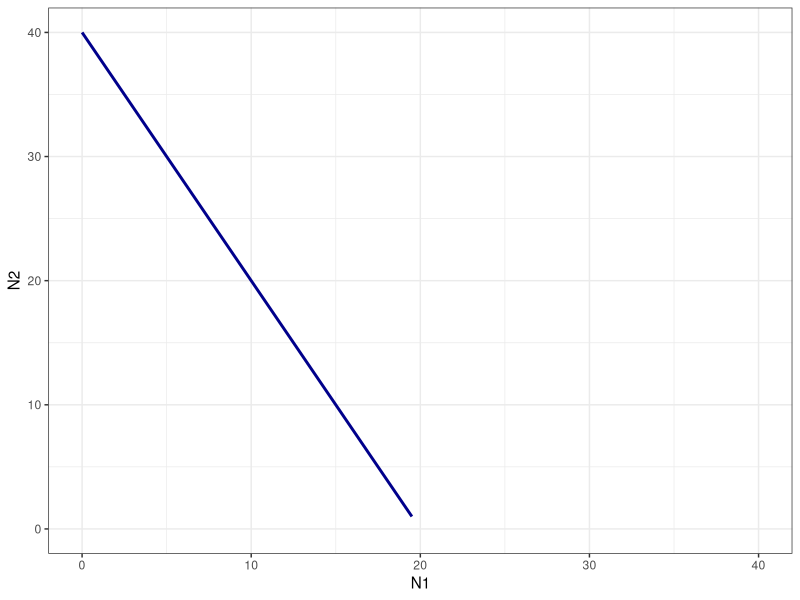
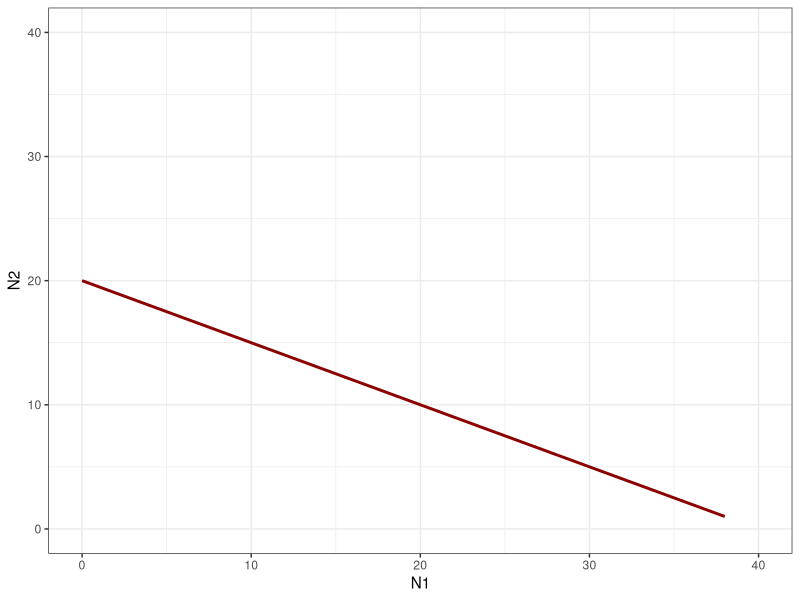
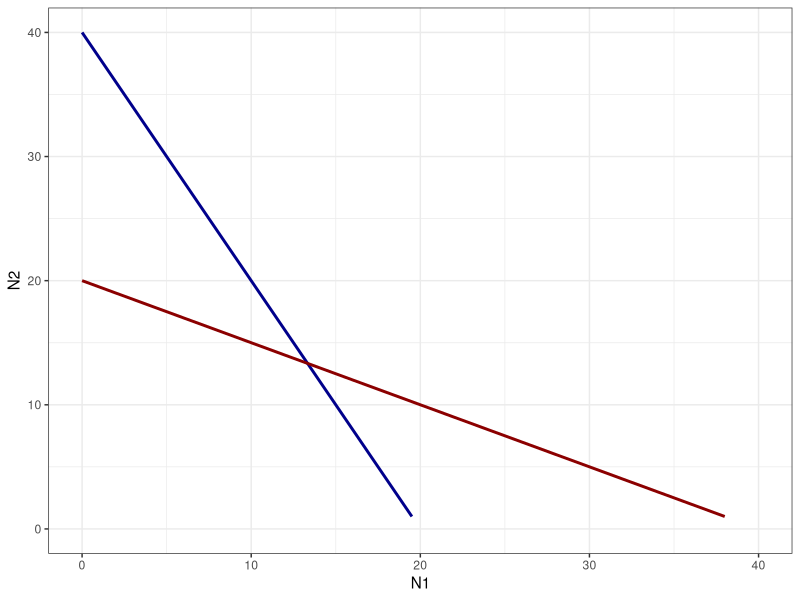
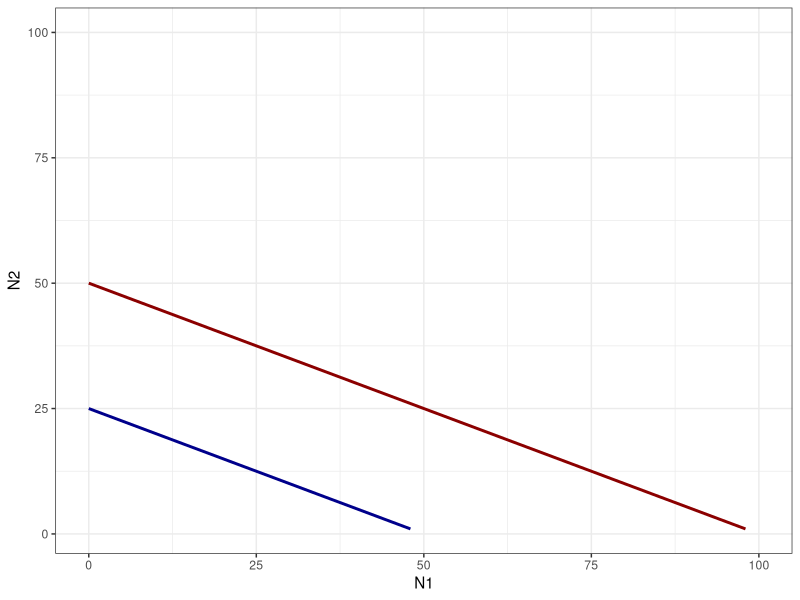
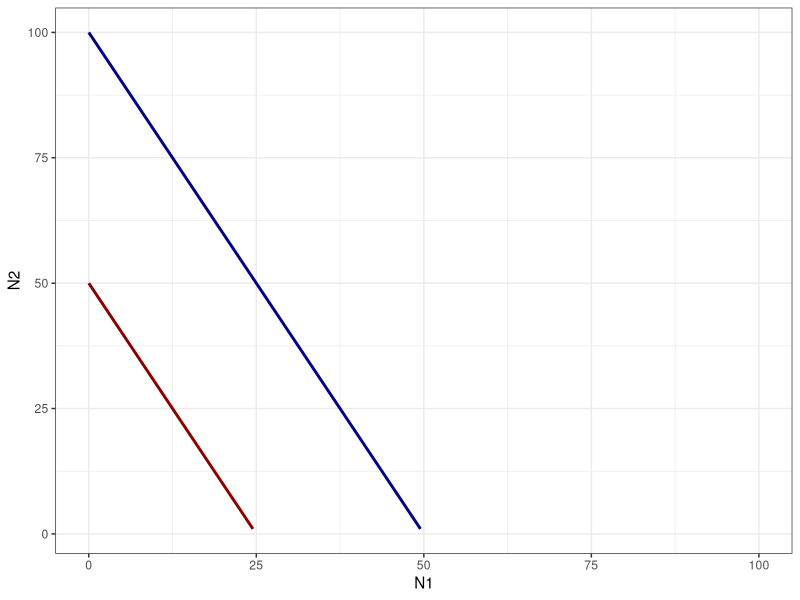
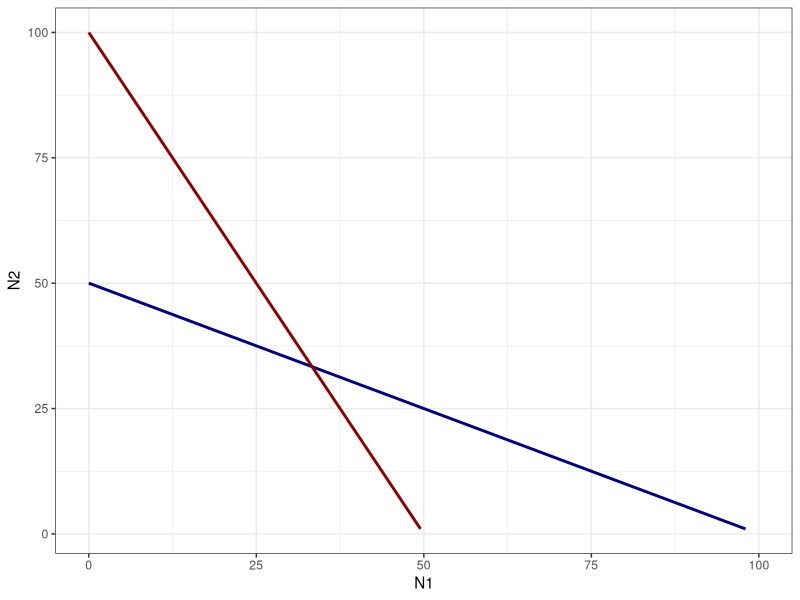
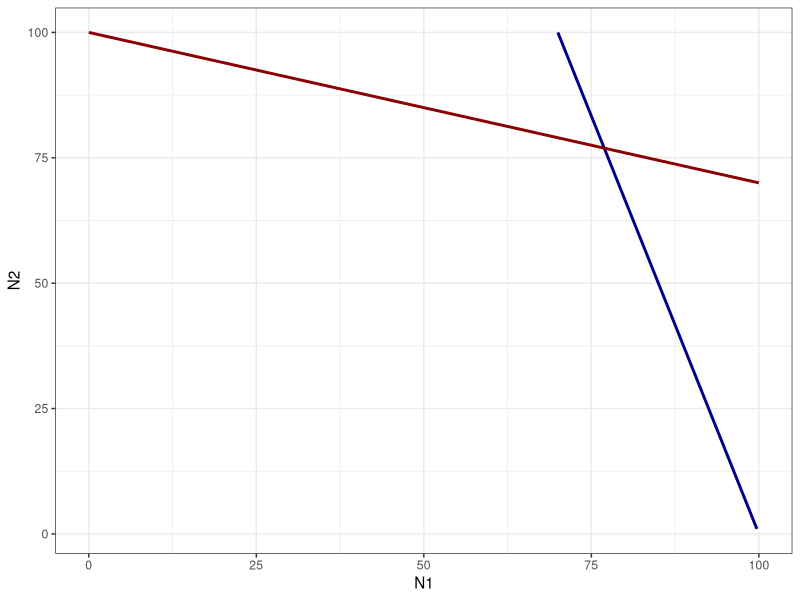
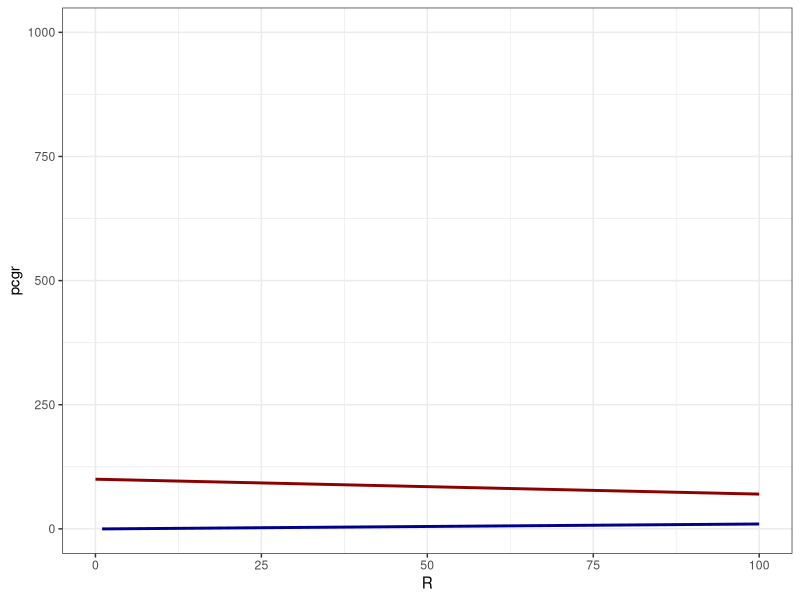

Recreate these plots in R, in order.
# Equilibrium LV conditions per eq. 7.3 and 7.4

sp1_zngi <- function(k1,a12,N2){
  N1 <- k1 - (a12*N2)
  return(N1)
}

sp2_zngi <- function(k2,a21,N2){
  N1 <- (k2-N2)/a21
  return(N1)
}

library(ggplot2)
library(tidyverse)

data.frame(N2 = 1:100)%>%
  mutate(N1 = sp1_zngi(k1 = 20,a12 = .5,N2 = N2)) %>%
  ggplot(mapping = aes(x=N1,y=N2))+
  geom_line(color="darkblue",linewidth=1)+
  # geom_line(data = data.frame(N2 = 1:100)%>%
  #             mutate(N1 = sp2_zngi(k2 = 20,a21 = .5,N2 = N2)),
  #           mapping = aes(x=N1,y=N2),
  #           color="darkred",
  #           linewidth = 1)+
  xlim(c(0,40))+
  ylim(c(0,40))+
  theme_bw()

data.frame(N2 = 1:100)%>%
  mutate(N1 = sp1_zngi(k1 = 20,a12 = .5,N2 = N2)) %>%
  ggplot(mapping = aes(x=N1,y=N2))+
  #geom_line(color="darkblue",linewidth=1)+
  geom_line(data = data.frame(N2 = 1:100)%>%
              mutate(N1 = sp2_zngi(k2 = 20,a21 = .5,N2 = N2)),
            mapping = aes(x=N1,y=N2),
            color="darkred",
            linewidth = 1)+
  xlim(c(0,40))+
  ylim(c(0,40))+
  theme_bw()


#stable

data.frame(N2 = 1:100)%>%
  mutate(N1 = sp1_zngi(k1 = 20,a12 = .5,N2 = N2)) %>%
  ggplot(mapping = aes(x=N1,y=N2))+
  geom_line(color="darkblue",linewidth=1)+
  geom_line(data = data.frame(N2 = 1:100)%>%
              mutate(N1 = sp2_zngi(k2 = 20,a21 = .5,N2 = N2)),
            mapping = aes(x=N1,y=N2),
            color="darkred",
            linewidth = 1)+
  xlim(c(0,40))+
  ylim(c(0,40))+
  theme_bw()
  


#sp2 wins

data.frame(N2 = 1:100)%>%
  mutate(N1 = sp1_zngi(k1 = 50,a12 = 2,N2 = N2)) %>%
  ggplot(mapping = aes(x=N1,y=N2))+
  geom_line(color="darkblue",linewidth=1)+
  geom_line(data = data.frame(N2 = 1:100)%>%
              mutate(N1 = sp2_zngi(k2 = 50,a21 = .5,N2 = N2)),
            mapping = aes(x=N1,y=N2),
            color="darkred",
            linewidth = 1)+
  xlim(c(0,100))+
  theme_bw()

#sp1 wins
data.frame(N2 = 1:100)%>%
  mutate(N1 = sp1_zngi(k1 = 50,a12 = .5,N2 = N2)) %>%
  ggplot(mapping = aes(x=N1,y=N2))+
  geom_line(color="darkblue",linewidth=1)+
  geom_line(data = data.frame(N2 = 1:100)%>%
              mutate(N1 = sp2_zngi(k2 = 50,a21 = 2,N2 = N2)),
            mapping = aes(x=N1,y=N2),
            color="darkred",
            linewidth = 1)+
  xlim(c(0,100))+
  theme_bw()


#unstable
data.frame(N2 = 1:100)%>%
  mutate(N1 = sp1_zngi(k1 = 100,a12 = 2,N2 = N2)) %>%
  ggplot(mapping = aes(x=N1,y=N2))+
  geom_line(color="darkblue",linewidth=1)+
  geom_line(data = data.frame(N2 = 1:100)%>%
              mutate(N1 = sp2_zngi(k2 = 100,a21 = 2,N2 = N2)),
            mapping = aes(x=N1,y=N2),
            color="darkred",
            linewidth = 1)+
  xlim(c(0,100))+
  theme_bw()


data.frame(N2 = 1:100)%>%
  mutate(N1 = sp1_zngi(k1 = 100,a12 = .3,N2 = N2)) %>%
  ggplot(mapping = aes(x=N1,y=N2))+
  geom_line(color="darkblue",linewidth=1)+
  geom_line(data = data.frame(N2 = 1:100)%>%
              mutate(N1 = sp2_zngi(k2 = 100,a21 = .3,N2 = N2)),
            mapping = aes(x=N1,y=N2),
            color="darkred",
            linewidth = 1)+
  xlim(c(0,100))+
  theme_bw()


#################################

# R*
#' @param Ni number of species i
#' @param ai consumption rate of resource
#' @param di death rate
#' @param R resource availability
resource_dep_growth <- function(ai,di,R){
  
  per_capita_growth_rate <- (ai*R)-di
  return(per_capita_growth_rate)
}


data.frame(R = 1:10000)%>%
  mutate(pcgr = resource_dep_growth(ai = .1,di = .2,R = R)) %>%
  ggplot(mapping = aes(x=R,y=pcgr))+
  geom_line(color="darkblue",linewidth=1)+
  geom_line(data = data.frame(N2 = 1:100)%>%
              mutate(N1 = sp2_zngi(k2 = 100,a21 = .3,N2 = N2)),
            mapping = aes(x=N1,y=N2),
            color="darkred",
            linewidth = 1)+
  xlim(c(0,100))+
  theme_bw()
